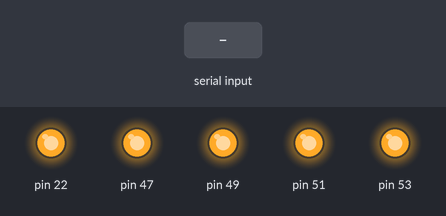
This sketch was run on a simulated Arduino Mega 2560, built with avr-gcc and run on an emulated ATmega2560. Parts: output pins drawn as LEDs (lit = HIGH). The inputs (shaded band) are chosen by the test bench. What the sketch prints to the serial monitor is not drawn.

Above: at 1.2 s.
1.3 s: "<1>" received over Serial
At 2.0 s:
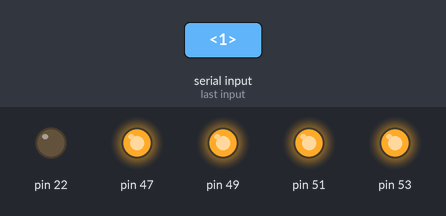
2.8 s: "<4>" received over Serial
At 3.7 s:
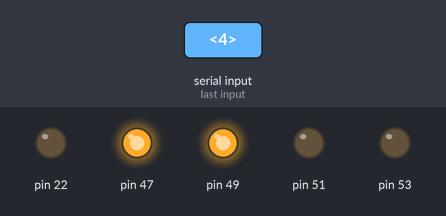
Timing chart, 0 to 7.3 s (numbered marks = the images above; inputs shaded):
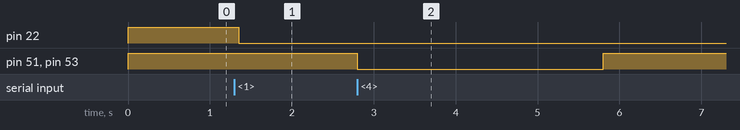

The sketch:

sketch_nov28a.ino
```cpp
const byte numChars = 32;
char receivedChars[numChars];
int stepsize = 100;
boolean newData = false;

int option = -1;
int pin = -1;
void reset(){
  digitalWrite(53,HIGH);
  digitalWrite(51,HIGH);
  digitalWrite(49,HIGH);
  digitalWrite(47,HIGH);

}

void setup() {
    Serial.begin(115200);
    Serial.println("<Arduino is ready>");
      pinMode(51,OUTPUT);
  pinMode(49,OUTPUT);
  pinMode(53,OUTPUT);
  pinMode(47,OUTPUT);
  pinMode(22,OUTPUT);
  pinMode(A2,INPUT);
  pinMode(A7,INPUT);
  digitalWrite(22,HIGH);
  reset();
}
void parseData(){
    char * strtokIndx;
    strtokIndx = strtok(receivedChars, ",");
    option = atoi(strtokIndx);
    strtokIndx = strtok(NULL, ",");
    pin = atoi(strtokIndx);
}
void cleanup(){
  newData = false;
  option = -1;
  pin = -1;
}
void loop() {
    recvWithStartEndMarkers();
    if(newData == true){
        parseData();
        control();
        cleanup();
    }
}

void recvWithStartEndMarkers() {
    static boolean recvInProgress = false;
    static byte ndx = 0;
    char startMarker = '<';
    char endMarker = '>';
    char rc;

 // if (Serial.available() > 0) {
    while (Serial.available() > 0 && newData == false) {
        rc = Serial.read();

        if (recvInProgress == true) {
            if (rc != endMarker) {
                receivedChars[ndx] = rc;
                ndx++;
                if (ndx >= numChars) {
                    ndx = numChars - 1;
                }
            }
            else {
                receivedChars[ndx] = '\0'; // terminate the string
                recvInProgress = false;
                ndx = 0;
                newData = true;
            }
        }

        else if (rc == startMarker) {
            recvInProgress = true;
        }
    }
}

void showNewData() {
    if (newData == true) {
        Serial.print("This just in ... ");
        Serial.println(receivedChars);
        newData = false;
    }
}

int convertChar(char ch){
  if(int(ch)>96){
    return int(ch)-61;
  }
  if(int(ch)>58){
    return int(ch)-55;
  }
  return int(ch)-48;
}

// option selection
// 1. getSensorXAngle takes two pulls
// 2. getSensorYAngle takes two pulls
// 3. stepMotorUp     takes two pulls
// 4. stepMotorDown   takes two pulls
// 5. bIsMotorsOk     takes two pulls
int control(){

  int results = 0;
  switch(option){
    case 1:
      Serial.print("<");
      Serial.print(getSensorX(pin));
      Serial.print(">");
      break;
    case 2:
      Serial.print("<");
      Serial.print(getSensorY(pin));
      Serial.print(">");
      break;
    case 3:
      Serial.print("<");
      Serial.print(stepMotorUp(pin));
      Serial.print(">");
      break;
    case 4:
      Serial.print("<");
      Serial.print(stepMotorDown(pin));
      Serial.print(">");
      break;
    case 5:
      Serial.print("<");
      Serial.print(bIsMotorsOk());
      Serial.print(">");
      break;
    default:
      return 1;
  }
  return 0;
}

int getSensorX(int pin){
  digitalWrite(22,HIGH);
  delay(50);
  int storage = analogRead(A2);
  digitalWrite(22,LOW);
  return storage;
}
int getSensorY(int pin){
  return analogRead(A7);
}

//dum doesnt look at current to see if motor is stalled. Also doesnt take height into count yet.
bool stepMotorUp(int pin){

  digitalWrite(pin,LOW);
  delay(2000);
  digitalWrite(pin,HIGH);
  return true;
}
bool stepMotorDown(int pin){
  digitalWrite(51,LOW);
  digitalWrite(53,LOW);
  delay(500);
  digitalWrite(pin,LOW);
  delay(2000);
  digitalWrite(pin,HIGH);
  delay(500);
  digitalWrite(51,HIGH);
  digitalWrite(53,HIGH);
  return true;
}
bool bIsMotorsOk(){
  return false;
};
```

Measured:
- after the input at 1.3 s, pin 22: HIGH → LOW after 0.05 s
- after the input at 2.8 s, pin 51, pin 53: HIGH → LOW at once, → HIGH 3.0 s later
